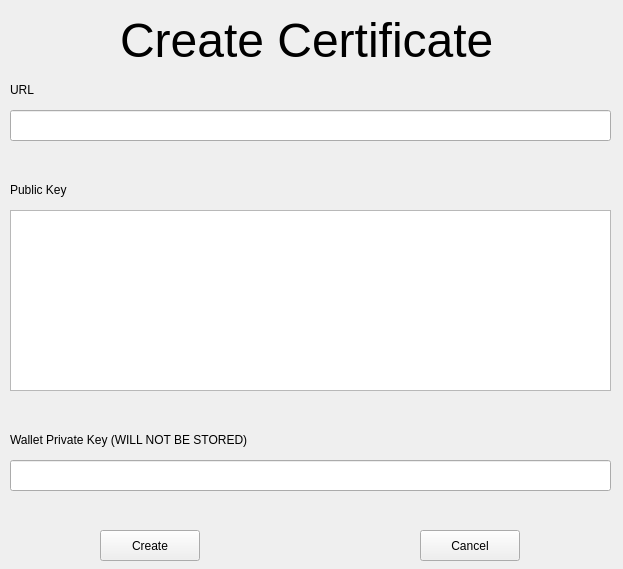
<?xml version="1.0" encoding="UTF-8"?>
<ui version="4.0">
 <class>create_certificate_window</class>
 <widget class="QWidget" name="create_certificate_window">
  <property name="geometry">
   <rect>
    <x>0</x>
    <y>0</y>
    <width>623</width>
    <height>569</height>
   </rect>
  </property>
  <property name="windowTitle">
   <string>Create Certificate</string>
  </property>
  <widget class="QLabel" name="create_title">
   <property name="geometry">
    <rect>
     <x>120</x>
     <y>10</y>
     <width>381</width>
     <height>61</height>
    </rect>
   </property>
   <property name="font">
    <font>
     <pointsize>36</pointsize>
    </font>
   </property>
   <property name="contextMenuPolicy">
    <enum>Qt::NoContextMenu</enum>
   </property>
   <property name="text">
    <string>Create Certificate</string>
   </property>
  </widget>
  <widget class="QPushButton" name="createcertif_button_2">
   <property name="geometry">
    <rect>
     <x>420</x>
     <y>530</y>
     <width>100</width>
     <height>31</height>
    </rect>
   </property>
   <property name="text">
    <string>Cancel</string>
   </property>
  </widget>
  <widget class="QLabel" name="createcertif_label_1">
   <property name="geometry">
    <rect>
     <x>10</x>
     <y>80</y>
     <width>81</width>
     <height>19</height>
    </rect>
   </property>
   <property name="text">
    <string>URL</string>
   </property>
  </widget>
  <widget class="QLabel" name="createcertif_label_2">
   <property name="geometry">
    <rect>
     <x>10</x>
     <y>180</y>
     <width>81</width>
     <height>19</height>
    </rect>
   </property>
   <property name="text">
    <string>Public Key</string>
   </property>
  </widget>
  <widget class="QLineEdit" name="createcertif_line_1">
   <property name="geometry">
    <rect>
     <x>10</x>
     <y>110</y>
     <width>601</width>
     <height>31</height>
    </rect>
   </property>
  </widget>
  <widget class="QPushButton" name="createcertif_button_1">
   <property name="geometry">
    <rect>
     <x>100</x>
     <y>530</y>
     <width>100</width>
     <height>31</height>
    </rect>
   </property>
   <property name="text">
    <string>Create</string>
   </property>
  </widget>
  <widget class="QTextEdit" name="createcertif_textEdit_1">
   <property name="geometry">
    <rect>
     <x>10</x>
     <y>210</y>
     <width>601</width>
     <height>181</height>
    </rect>
   </property>
  </widget>
  <widget class="QLineEdit" name="createcertif_line_2">
   <property name="geometry">
    <rect>
     <x>10</x>
     <y>460</y>
     <width>601</width>
     <height>31</height>
    </rect>
   </property>
  </widget>
  <widget class="QLabel" name="createcertif_label_3">
   <property name="geometry">
    <rect>
     <x>10</x>
     <y>430</y>
     <width>291</width>
     <height>19</height>
    </rect>
   </property>
   <property name="text">
    <string>Wallet Private Key (WILL NOT BE STORED)</string>
   </property>
  </widget>
 </widget>
 <resources/>
 <connections/>
</ui>
